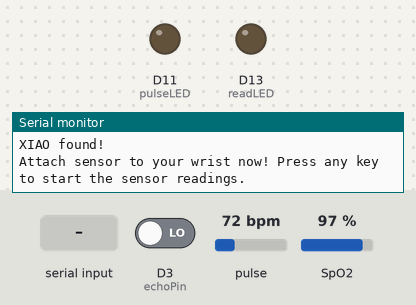
The sketch below on a simulated Arduino MKR. Parts: output pins drawn as LEDs (lit = HIGH), the last lines printed to the serial monitor. The test bench sets the inputs (shaded band); at power-on: D3 (echoPin) LOW, pulse 72 bpm, SpO2 97 %. WiFi joins after 1.5 s; servers stay silent unless stated; uploads are accepted with an empty reply; nothing arrives over Bluetooth unless stated; not simulated (calls return 0 or success): arduino_secrets.h.

Above: at 13.3 s.
13.4 s: "1" received over Serial
At 23.5 s:
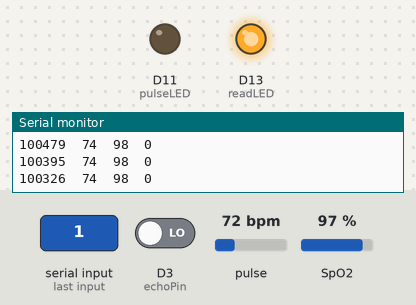
Timing chart, 0 to 24.5 s (numbered marks = the images above; inputs shaded):
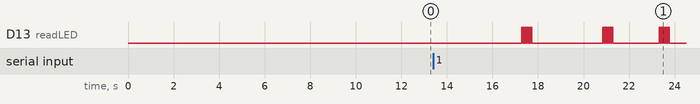

The sketch:

wristbandcode.ino
```cpp
//NOTE: A lot of the current comments are ones found in sample code pieces, so they are reiterated throughout this code section.


#include <SPI.h>              // Wireless comms between sensor(s) and Arduino Nano IoT
#include <WiFiNINA.h>         // Used to connect Nano IoT to network
#include <ArduinoJson.h>      // Used for HTTP Request
#include "arduino_secrets.h"  // Used to store private network info


int spo2Offset = 35;        //added to adjust "sensor drift", or basically when the sensor is receiving too much noise and needs to balance off
int lastGoodSpO2 = 98;      //stores the most recent valid SPO2 reading that isn't under 0
float smoothedSpO2 = 97.0;  //uses "smoothing" to hold a reduced-noise version of SPO2 averaging
int lastGoodHR = 78;        //stores most recent valid heart rate, resting
float smoothedHR = 78.0;    //smoothed heart rate


// Define global variables and constants
const int trigPin = 2;  // D2 Arduino to pin Trig
const int echoPin = 3;  // D3 Arduino to pin Echo
long distance;          // long variable for distance
long duration;          // long variable for duration


//The following lines of code (19-24) were used from sample code and research to actively reduce noise in the red light and infrared light ratio when measured from the wrist
#define RATIO_BUFFER_SIZE 12                   //sets ratio buffer size to 12 for the red light/IR ratio of SPO2
float ratioBuffer[RATIO_BUFFER_SIZE] = { 0 };  //declares an array that holds red/IR ratio values
int ratioIndex = 0;                            //declares the index of the RATIO_BUFFER_SIZE array
float lastPerfusion = 0.0;                     //stores the "perfusion" or signal quality indicator index
const float MIN_PERFUSION = 0.45;              //stores a possible minimum acceptable perfusion


///////sensitive data entered in arduino_secrets.h for addresses/hotspots
char ssid[] = SECRET_SSID;  // your network SSID (name)
char pass[] = SECRET_PASS;  // your network password (use for WPA, or use as key for WEP)
int keyIndex = 0;           // your network key index number (needed only for WEP)
int status = WL_IDLE_STATUS;


// Initialize the Wifi client library
WiFiClient client;


// server address:
//char server[] = "jsonplaceholder.typicode.com"; // for public domain server
IPAddress server(172, 20, 10, 14);  // for localhost server (server IP address can be found with ipconfig or ifconfig)


unsigned long lastConnectionTime = 0;
const unsigned long postingInterval = 2500UL;  // delay between updates, in milliseconds (with our data processing, data will send at 7-8 second intervals)


//Libraries previously included through sample codes (and the BLE library for the XIAO)
#include <Wire.h>            //includes I2C communication library
#include "MAX30105.h"        //includes the SparkFun driver for the pulse ox
#include "spo2_algorithm.h"  //includes the SparkFun SPO2 calculation algorithm
#include <ArduinoBLE.h>      //includes BLE library for XIAO communication


MAX30105 particleSensor;  //defines the sensor


#define MAX_BRIGHTNESS 255  //sets the LED brightness of the red light, can vary depending on wrist vs. finger placement of pulse ox


//The lines 54-63 are all from sample code
#if defined(__AVR_ATmega328P__) || defined(__AVR_ATmega168__)
//Arduino Uno doesn't have enough SRAM to store 100 samples of IR led data and red led data in 32-bit format
//To solve this problem, 16-bit MSB of the sampled data will be truncated. Samples become 16-bit data.
uint16_t irBuffer[100];   //infrared LED sensor data
uint16_t redBuffer[100];  //red LED sensor data
#else
uint32_t irBuffer[100];   //infrared LED sensor data
uint32_t redBuffer[100];  //red LED sensor data
#endif


int32_t bufferLength;   //data length
int32_t spo2;           //SPO2 value
int8_t validSPO2;       //indicator to show if the SPO2 calculation is valid
int32_t heartRate;      //heart rate value
int8_t validHeartRate;  //indicator to show if the heart rate calculation is valid
byte pulseLED = 11;     //Must be on PWM pin
byte readLED = 13;      //Blinks with each data read


BLEDevice peripheral;       //sets a peripheral BLEdevice, names it emgChar to relate to the EMG
BLECharacteristic emgChar;  //declares BLE characteristic object to read EMG data from the XIAO
int emg = 0;                //sets a variable to put the EMG values in


//Setup code
void setup() {
  Serial.begin(115200);               //starts serial communication at 115200 baud
  Serial.println("Initializing...");  //prints "initializing" to show that the serial monitor began accordingly
  if (!BLE.begin()) {
    Serial.println("BLE failed");     //states that the BLE failed if it failed
    while (1)
      ;
  }                                                         //checks if BLE works/doesn't work (connected/doesn't connect)
  Serial.println("BLE ok");                                 //confirms that BLE worked
  BLE.scanForUuid("3cb18870-19c5-4292-b13d-442e2af8447a");  //scans for address scanned by device using a previous code file


  unsigned long scanStart = millis();     //(already found in sample code)
  while (millis() - scanStart < 10000) {  // 10 second timeout
    peripheral = BLE.available();         //checks BLE availability
    if (peripheral) {
      Serial.println("BLE device found!");  //says that the BLE device was found and the connection was successful
      break;                                //terminates loop execution without terminating code
    }
  }


  if (!peripheral) {
    Serial.println("BLE device not found, continuing anyway...");  //if peripheral device isn't found, continues to look for the device
  }
  if (WiFi.status() == WL_NO_MODULE) {                         //check wifi status (researched suggested code after failures)
    Serial.println("Communication with WiFi module failed!");  // don't continue
    while (true)
      ;
  }


  // check if firmware is outdated - not inherently necessary, though
  String fv = WiFi.firmwareVersion();
  if (fv < WIFI_FIRMWARE_LATEST_VERSION) {
    Serial.println("Please upgrade the firmware");
  }


  // attempt to connect to Wifi network (part 2)
  while (status != WL_CONNECTED) {
    Serial.print("Attempting to connect to SSID: ");
    Serial.println(ssid);  // Connect to network
    status = WiFi.begin(ssid, pass);
    delay(1000);  // wait 1 second for connection
  }


  printWifiStatus();                                                            // print wifi status if functional
  Serial.println("XIAO found!");                                                //states that the XIAO is finally found
  BLE.stopScan();                                                               //stop scanning the BLE
  peripheral.connect();                                                         //connect to the peripheral device that was found
  peripheral.discoverAttributes();                                              //consider all of the attributes of the XIAO
  emgChar = peripheral.characteristic("e709a157-3ee8-46e7-8a91-bb0489c17ae8");  //define the EMG characteristic


  pinMode(pulseLED, OUTPUT);  //initializes LED pin on NANO
  pinMode(readLED, OUTPUT);   //initializes LED pin on NANO


  // Initialize sensor and halts if it isn't found, notifies the user (from sample code)
  if (!particleSensor.begin(Wire, I2C_SPEED_FAST)) {
    Serial.println(F("MAX30105 not found"));  //says that the sensor attached to the NANO wasn't found
    while (1)
      ;
  }


  Serial.println("Attach sensor to your wrist now! Press any key to start the sensor readings.");  //from the sample code; lets the sensor read begin when a key is pressed.
  while (Serial.available() == 0)
    ;
  Serial.read();


  //Setup to sense a nice looking saw tooth on the plotter
  //lines 147-152 are from sample code
  byte ledBrightness = 0x3F;  //Options: 0=Off to 255=50mA, we used 3F for inner wrist readings (medium-bright light)
  byte sampleAverage = 4;     //Options: 1, 2, 4, 8, 16, 32
  byte ledMode = 2;           //Options: 1 = Red onlhy, 2 = Red + IR, 3 = Red + IR + Green
  int sampleRate = 100;       //Options: 50, 100, 200, 400, 800, 1000, 1600, 3200
  int pulseWidth = 411;       //Options: 69, 118, 215, 411
  int adcRange = 4096;        //Options: 2048, 4096, 8192, 16384


  particleSensor.setup(ledBrightness, sampleAverage, ledMode, sampleRate, pulseWidth, adcRange);  //Configure sensor with these settings


  bufferLength = 50;  //buffer length of 50 stores 2 seconds of samples running at 25sps


  //Take an average of IR readings at power up
  Serial.println("Starting IR average...");
  const byte avgAmount = 64;  //takes 64 IR readings and averages them to get an IR baseline
  long baseValue = 0;
  for (byte x = 0; x < avgAmount; x++) {
    baseValue += particleSensor.getIR();  //Read the IR value
  }
  Serial.println("IR average done...");
  baseValue /= avgAmount;  //averages the IR baseline
}


float calculateSpO2(uint32_t* redBuf, uint32_t* irBuf, int32_t len) {
  double sumRed = 0, sumIR = 0;
  for (int i = 0; i < len; i++) {  //Sums all of the red and IR buffer values to get DC/steady state components
    sumRed += redBuf[i];
    sumIR += irBuf[i];
  }
  double dcRed = sumRed / len; //calculates mean of red signal
  double dcIR = sumIR / len;   //calculates mean of IR signal


  if (dcIR < 5000) return 0;   //checks if the IR signal is too weak, will reject the reading


  double varRed = 0, varIR = 0; //computes the variance of both signals, compiled from both sample code and research on IR and red light in SPO2 noise cancellation
  for (int i = 0; i < len; i++) {
    double dr = redBuf[i] - dcRed;
    double di = irBuf[i] - dcIR;
    varRed += dr * dr;
    varIR += di * di;
    //the top 4 lines sum squared deviations from the mean of the dc values
  }
  double acRed = sqrt(varRed / len);  //takes the root mean square to get the ac amplitude, again from sample code/research. Does this for red and IR light
  double acIR = sqrt(varIR / len);


  lastPerfusion = (acIR / dcIR) * 100.0;
  if (lastPerfusion < MIN_PERFUSION) return 0; //calculates the perfusion index, or the AC/DC ratio, and rejects it if the signal quality is too low.


  float ratio = (acRed / dcRed) / (acIR / dcIR);
  if (ratio < 0.3 || ratio > 2.5) return 0; //computes the ratio, using the Beer-Lambert SPO2 formula, and rejects "impossible" values for more accurate readings


  ratioBuffer[ratioIndex] = ratio;
  ratioIndex = (ratioIndex + 1) % RATIO_BUFFER_SIZE; //stores the new ratio in the buffer previously set to size 12


  float smoothed = 0;
  int count = 0;
  for (int i = 0; i < RATIO_BUFFER_SIZE; i++) { //averages all non-zero buffer entries to produce a ratio with the smoothed out global variables, too
    if (ratioBuffer[i] > 0.1) {
      smoothed += ratioBuffer[i];
      count++;
    }
  }
  smoothed = (count > 0) ? smoothed / count : ratio; //this line ignores uninitialized slots and uses all of the global variables to combine into a semi-final spo2 reading.


  float spo2Val = 172.0 - 52.0 * smoothed; //applies a linear formula (like beer-lambert's law) to convert the red light/IR ratio to an SPO2 percentage
  spo2Val = spo2Val + spo2Offset;          //adds calibration offset to correct the raw value
  return constrain(spo2Val, 75, 100);      //adds constraints to the result so that it has to fit a value fit for human survival
}


//loop for NANO
void loop() {
  StaticJsonDocument<200> doc;             //makes a 200 byte JSON document, used in sample code but not really necessary
  //(This section contains extra code from the sample code on the pulse oximeter)
  // if there's incoming data from the net connection, append each character to a variable
  String response = "";                    //reads HTTP response data from the server, as a string
  while (client.available()) {
    char c = client.read();
    response += (c);
  }


  // print out non-empty responses to serial monitor
  if (response != "") {
    Serial.println(response);
  }


  // repeat request after around 1 second
  static unsigned long lastPostTime = 0;


  if (millis() - lastPostTime > postingInterval) {  // Send every 2.5 seconds
    httpRequest();
    lastPostTime = millis();
  }


  //read the first 50 samples, and determine the signal range
  // First loop — replace the existing one
  for (byte i = 0; i < bufferLength; i++) {
    while (particleSensor.available() == false)
      particleSensor.check();


    // Read EMG on every sample, trying to take away duplication
      static int lastPrintedEMG = 0;
      if (peripheral.connected() && emgChar.canRead()) {
        emgChar.read();
        if (emgChar.valueLength() >= 2) {
          const uint8_t* val = emgChar.value();
          int newEMG = (int16_t)((val[1] << 8) | val[0]);

          //takes in only the new emg readings
          if (abs(newEMG - emg) > 0 || millis() - lastPrintedEMG > 800) { //says that if the new emg reading minus the existing one is greater than 0 (meaning the value changed), or if about 0.8 seconds have passed between the previous reading and this reading so the loop doesn't get stuck
            emg = newEMG;
            lastPrintedEMG = millis();
          }
        }
      }


    redBuffer[i] = particleSensor.getRed();
    irBuffer[i] = particleSensor.getIR();
    particleSensor.nextSample();


    //printing all of the FINAL sensor values
    Serial.print(irBuffer[i]);
    Serial.print("\t");
    Serial.print(heartRate);
    Serial.print("\t");
    Serial.print(spo2);
    Serial.print("\t");
    Serial.println(emg);
  }
  //calculate heart rate and SpO2 after first 50 samples (first 2 seconds of samples)
  //this is done to "calibrate" the MAX30102 to adjust to the surroundings, but this begins to read the samples (the same code, copied)
  maxim_heart_rate_and_oxygen_saturation(irBuffer, bufferLength, redBuffer, &spo2, &validSPO2, &heartRate, &validHeartRate);


  float betterSpO2 = calculateSpO2(redBuffer, irBuffer, bufferLength);


  if (betterSpO2 >= 65) { //if the new SpO2 reading is plausible (about 65% or higher) the stored value gets updated.
    smoothedSpO2 = (smoothedSpO2 * 0.68) + (betterSpO2 * 0.32);  // More movement
    spo2 = (int32_t)smoothedSpO2;
    lastGoodSpO2 = spo2;
    validSPO2 = 1;
  } else {
    spo2 = lastGoodSpO2; //if the reading is not plausible, the code falls back to the last good SPO2 reading
  }


  if (heartRate > 40 && heartRate < 180 && validHeartRate == 1) {
    smoothedHR = (smoothedHR * 0.85) + (heartRate * 0.15);   // if the new HR reading is plausible (about 75% or hgiher) the stored value gets updated.
    heartRate = (int32_t)smoothedHR;
    lastGoodHR = heartRate;
  } else {
    heartRate = lastGoodHR;  //if the reading is not plausible, the code falls back to the last good HR reading
  }


  // Debug output
  Serial.print("\tRaw:");
  Serial.print(betterSpO2, 1);
  Serial.print("\tSmoothed:");
  Serial.print(smoothedSpO2, 1);
  Serial.print("\tPerf:");
  Serial.println(lastPerfusion, 1);


  //Continuously taking samples from MAX30102.  Heart rate and SpO2 are calculated every 1 second
  {
    //dumping the first 25 sets of samples in the memory and shift the last 75 sets of samples to the top
    for (byte i = 12; i < 50; i++) {
      redBuffer[i - 12] = redBuffer[i];
      irBuffer[i - 12] = irBuffer[i];
    }


    //take 25  sets of samples before calculating the heart rate.
    for (byte i = 38; i < 50; i++) {
      while (particleSensor.available() == false)
        particleSensor.check();


      // Read EMG on every sample, trying to take away duplication
      static int lastPrintedEMG = 0;
      if (peripheral.connected() && emgChar.canRead()) {
        emgChar.read();
        if (emgChar.valueLength() >= 2) {
          const uint8_t* val = emgChar.value();
          int newEMG = (int16_t)((val[1] << 8) | val[0]);

          //takes in only the new emg readings
          if (abs(newEMG - emg) > 0 || millis() - lastPrintedEMG > 800) { //says that if the new emg reading minus the existing one is greater than 0 (meaning the value changed), or if about 0.8 seconds have passed between the previous reading and this reading so the loop doesn't get stuck
            emg = newEMG;
            lastPrintedEMG = millis();
          }
        }
      }


      digitalWrite(readLED, !digitalRead(readLED));


      redBuffer[i] = particleSensor.getRed();
      irBuffer[i] = particleSensor.getIR();
      particleSensor.nextSample();


    //printing all of the FINAL sensor values
      Serial.print(irBuffer[i]);
      Serial.print("\t");
      Serial.print(heartRate);
      Serial.print("\t");
      Serial.print(spo2);
      Serial.print("\t");
      Serial.println(emg);
    }
    maxim_heart_rate_and_oxygen_saturation(irBuffer, bufferLength, redBuffer, &spo2, &validSPO2, &heartRate, &validHeartRate);


    float betterSpO2 = calculateSpO2(redBuffer, irBuffer, bufferLength);


    if (betterSpO2 >= 65) {
      smoothedSpO2 = (smoothedSpO2 * 0.68) + (betterSpO2 * 0.32);  // More movement
      spo2 = (int32_t)smoothedSpO2;
      lastGoodSpO2 = spo2;
      validSPO2 = 1;
    } else {
      spo2 = lastGoodSpO2;
    }


    if (heartRate > 40 && heartRate < 180 && validHeartRate == 1) {
    smoothedHR = (smoothedHR * 0.85) + (heartRate * 0.15);   // if the new HR reading is plausible (about 75% or hgiher) the stored value gets updated.
    heartRate = (int32_t)smoothedHR;
    lastGoodHR = heartRate;
  } else {
    heartRate = lastGoodHR;  //if the reading is not plausible, the code falls back to the last good HR reading
  }


    // Debug output
    Serial.print("\tRaw:");
    Serial.print(betterSpO2, 1);
    Serial.print("\tSmoothed:");
    Serial.print(smoothedSpO2, 1);
    Serial.print("\tPerf:");
    Serial.println(lastPerfusion, 1);
  }
}
// this method makes a HTTP connection to the server:
void httpRequest() {


  // close any connection before send a new request to free the socket
  client.stop();


  // call range() function to get distance
  range();


  // if there's a successful connection:
  if (client.connect(server, 5000)) {
    Serial.println("connecting...");


    // send the HTTP GET request with the distance as a parameter.
    // The Flask route to call should be inbetween the "/" and "?" (ex:  GET /test?...
    // where "test" is the Flask route that will GET the data, "distance" is the key
    // and the value is provided by:  String(distance))
    String request = "GET /data?emg=" + String(emg) + "&ox_saturation=" + String(spo2) + "&heartRate=" + String(heartRate) + " HTTP/1.1";
    client.println(request);


    // set the host as server IP address
    client.println("Host: 172.20.10.5");


    // other request properties
    client.println("User-Agent: ArduinoWiFi/1.1");
    client.println("Connection: close");
    client.println();


    // note the time that the connection was made:
    lastConnectionTime = millis();
  } else {
    Serial.println("connection failed");  // couldn't make a connection
  }
}


// connect to wifi network and display status (essential to detect network issues)
void printWifiStatus() {
  Serial.print("SSID: ");
  Serial.println(WiFi.SSID());
  IPAddress ip = WiFi.localIP();  // board's IP on the network
  Serial.print("IP Address: ");
  Serial.println(ip);
  long rssi = WiFi.RSSI();  // received signal strength
  Serial.print("signal strength (RSSI):");
  Serial.print(rssi);
  Serial.println(" dBm");
}


// collect distance values (Comments are from the sample code provided in the MAX30102 Library)
void range() {
  digitalWrite(trigPin, LOW);         // set trigPin LOW to clear it
  delayMicroseconds(2);               // 2 microsecond delay
  digitalWrite(trigPin, HIGH);        // set trigPin HIGH
  delayMicroseconds(10);              // 10 microsecond delay
  digitalWrite(trigPin, LOW);         // set trigPin LOW
  duration = pulseIn(echoPin, HIGH);  // set trigPin HIGH
  distance = duration * 0.034 / 2;    // distance (cm) calculation
}
```
